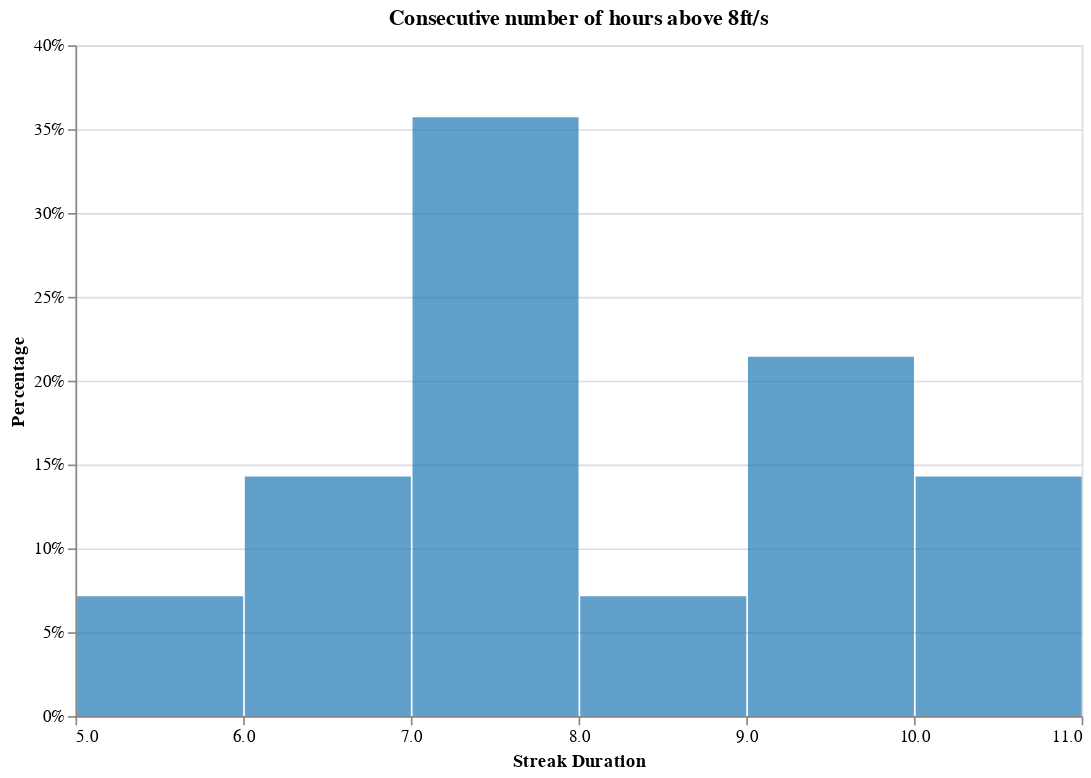

The cell this chart's notebook holds for it:
### Code cell
# test = filtered_df[filtered_df['streak_duration'] == 5.5]
# test
# print(unique_streaks)
# v_hist = alt.Chart(filtered_df).transform_joinaggregate(
#     total = 'count(*)'
# ).transform_calculate(
#     pct = '1/datum.total' 
# ).mark_bar(
#     color="#1f78b4",
#     opacity=0.7
# )
filtered_df = filtered_df[filtered_df["Velocity_Category"] == "Over 8ft/s"]
# print(filtered_df)
unique_streaks = filtered_df.groupby(["min_datetime", "streak_duration"]).size().reset_index(name="count").drop("count", axis=1)
print(unique_streaks)
# streak_duration_counts = unique_streaks["streak_duration"].value_counts().reset_index()
# streak_duration_counts.columns = ["streak_duration", "count"]
# filtered_df.head()
# print(streak_duration_counts)
streak_duration_hist = alt.Chart(unique_streaks).transform_joinaggregate(
    total = 'count(*)'
).transform_calculate(
    pct = '1/datum.total' 
).mark_bar(
    color="#1f78b4",
    opacity=0.7
).encode(
    x=alt.X("streak_duration:Q", bin=True, title="Streak Duration"),
    y=alt.Y("sum(pct):Q", title="Percentage", axis=alt.Axis(format='%')),
    tooltip = alt.Tooltip ("sum(pct):Q", format="%")
).properties(
    title="Consecutive number of hours above 8ft/s",
    width=600,
    height=400
)
streak_duration_hist

### Figure 1 — Vega-Lite specification as saved in the notebook (floating-point values rounded to 4 significant figures)
{"config": {"view": {"continuousWidth": 300, "continuousHeight": 300}}, "data": {"name": "data-7bdf6af61bf97a310c3b1def23597dcc"}, "mark": {"type": "bar", "color": "#1f78b4", "opacity": 0.7}, "encoding": {"tooltip": {"aggregate": "sum", "field": "pct", "format": "%", "type": "quantitative"}, "x": {"bin": true, "field": "streak_duration", "title": "Streak Duration", "type": "quantitative"}, "y": {"aggregate": "sum", "axis": {"format": "%"}, "field": "pct", "title": "Percentage", "type": "quantitative"}}, "height": 400, "title": "Consecutive number of hours above 8ft/s", "transform": [{"joinaggregate": [{"op": "count", "field": "*", "as": "total"}]}, {"calculate": "1/datum.total", "as": "pct"}], "width": 600, "$schema": "https://vega.github.io/schema/vega-lite/v5.20.1.json", "datasets": {"data-7bdf6af61bf97a310c3b1def23597dcc": [{"min_datetime": "2016-05-02 04:45:00", "streak_duration": 7.0}, {"min_datetime": "2016-05-02 16:00:00", "streak_duration": 8.5}, {"min_datetime": "2016-05-03 05:15:00", "streak_duration": 7.5}, {"min_datetime": "2016-05-03 17:15:00", "streak_duration": 7.25}, {"min_datetime": "2016-05-04 05:45:00", "streak_duration": 9.5}, {"min_datetime": "2016-05-04 18:15:00", "streak_duration": 7.0}, {"min_datetime": "2016-05-05 06:15:00", "streak_duration": 9.25}, {"min_datetime": "2016-05-05 19:00:00", "streak_duration": 7.25}, {"min_datetime": "2016-05-06 06:45:00", "streak_duration": 9.75}, {"min_datetime": "2016-05-06 20:00:00", "streak_duration": 6.75}, {"min_datetime": "2016-05-07 07:15:00", "streak_duration": 10.25}, {"min_datetime": "2016-05-07 21:00:00", "streak_duration": 6.25}, {"min_datetime": "2016-05-08 08:15:00", "streak_duration": 10.75}, {"min_datetime": "2016-05-08 22:15:00", "streak_duration": 5.5}]}}
